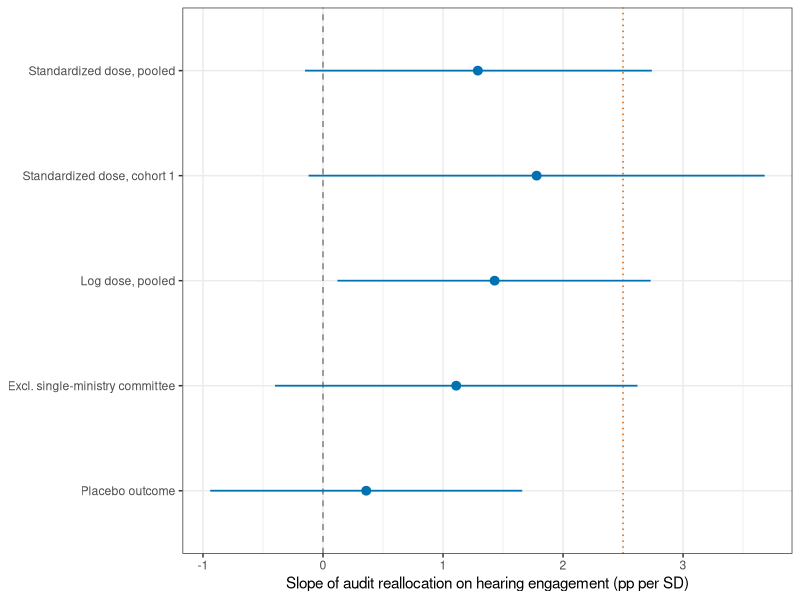

This chart was generated by the following R code:
# Paper D, Version 2 (2026-09-26). Figure 3.
# Values are written into this script by the Version 2 rerun of the stored
# Arc 4 analysis samples (OLS with committee fixed effects, SE clustered by
# legislator), with cohort-2 pairs labelled 미래한국당 coded supportive.
# Run from this directory: Rscript fig_3.R
# Within-opposition slopes (pp per within-committee SD) with 95 percent intervals.
library(ggplot2)
dose <- data.frame(
  spec = c("Standardized dose, pooled",
           "Standardized dose, cohort 1",
           "Log dose, pooled",
           "Excl. single-ministry committee",
           "Placebo outcome"),
  b  = c(1.29, 1.78, 1.43, 1.11, 0.36),
  lo = c(-0.15, -0.12, 0.12, -0.40, -0.94),
  hi = c(2.74, 3.68, 2.73, 2.62, 1.66))
dose$spec <- factor(dose$spec, levels = rev(dose$spec))
p <- ggplot(dose, aes(x = b, y = spec)) +
  geom_vline(xintercept = 0, linetype = "dashed", colour = "grey50") +
  geom_vline(xintercept = 2.5, linetype = "dotted", colour = "#D55E00") +
  geom_pointrange(aes(xmin = lo, xmax = hi), colour = "#0072B2", linewidth = 0.6) +
  labs(x = "Slope of audit reallocation on hearing engagement (pp per SD)", y = NULL) +
  theme_bw(base_size = 11)
ggsave("fig_3.pdf", p, width = 7, height = 3.5)
